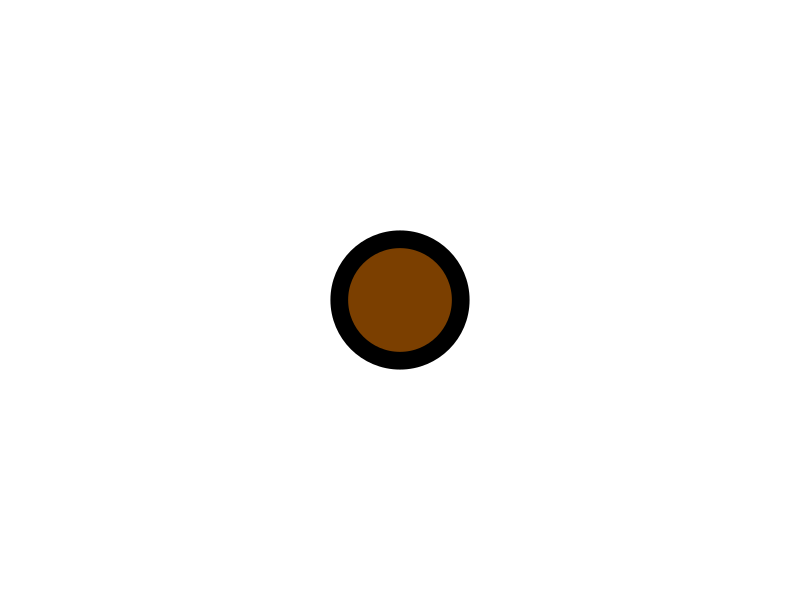
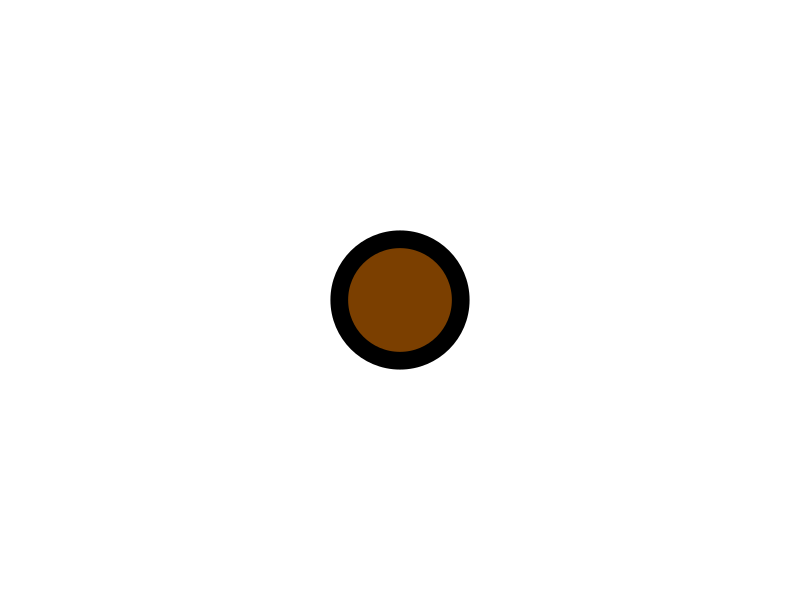

Recreate these plots in R, in order. (Note: this script raises an error after producing the figures.)
# Load packages ----------------------------------------------------------------

library(dplyr)
library(ggplot2)
library(ggtext)

# Create data ------------------------------------------------------------------

pepernoot <- tibble(x = 1,
                    y = 1)

# Make 'pepernoot' icon for legend and save as png -----------------------------

pepernoot |>
  ggplot(aes(x = x,
             y = x)) +
  geom_point(size = 35,
             fill = "#7B3F00",
             color = "#000000",
             shape = 21,
             stroke = 9) +
  theme_void() +
  theme(panel.background = element_rect(fill = NA,
                                        color = NA),
        plot.background = element_rect(fill = NA,
                                       color = NA))

ggsave("2023-09_pepernoten_icon.png",
       width = 500,
       height = 500,
       units = "px",
       dpi = 300,
       bg = "transparent")

# Add pepernoot icon with HTML in plot -----------------------------------------

pepernoot_icon <- paste0("<img src = '2023-09_pepernoten_icon.png' width = '60'>")

# Visualize data and save visualization ----------------------------------------

pepernoot |>
  ggplot(aes(x = x,
           y = x)) +
  geom_point(size = 149.5,
             fill = "#7B3F00",
             color = "#000000",
             shape = 21,
             stroke = 9) +
  theme_void() +
  theme(panel.background = element_rect(fill = "#9E2020",
                                        color = NA,
                                        linewidth = 6),
        plot.background = element_rect(fill = "#9E2020"),
        plot.title = element_text(size = 35,
                                  color = "#FFBF00",
                                  lineheight = 0.9,
                                  family = "Comic Sans MS",
                                  face = "bold",
                                  hjust = 0.5,
                                  margin = margin(t = -10,
                                                  b = 25)),
        plot.caption = element_markdown(size = 35,
                                    color = "#FFBF00",
                                    family = "Comic Sans MS",
                                    face = "bold",
                                    hjust = c(0.25, -0.19),
                                    vjust = c(0.5, 0.6),
                                    margin = margin(t = 25)),
        plot.margin = margin(t = 1.7,
                             r = 1.25,
                             l = 1.25,
                             b = 1,
                             unit = "cm")) +
  labs(title = "Wanneer liggen pepernoten \n jaarlijks in de winkel?",
       caption = c(pepernoot_icon,
                   "100% te vroeg"))

ggsave("2023-09_pepernoten_viz.png",
       width = 2500,
       height = 2500,
       units = "px",
       dpi = 300,
       bg = "#9E2020")

